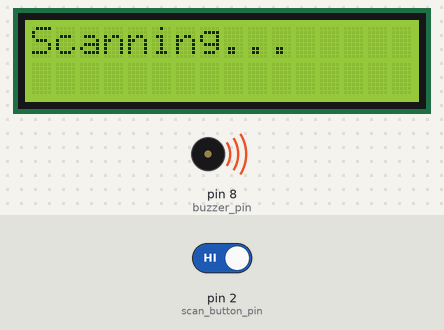
This sketch was run on a simulated Arduino Uno, built with avr-gcc and run on an emulated ATmega328P. On the bench: 16×2 character LCD, buzzer (waves = sounding). The test bench sets the inputs (shaded band); at power-on: pin 2 (scan_button_pin) HIGH.

Above: at 2.3 s.
2.4 s: pin 2 (scan_button_pin) driven LOW
At 3.0 s:
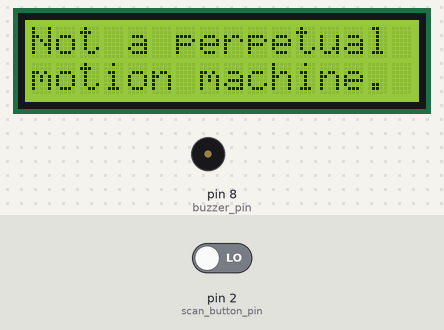
At 8.8 s:
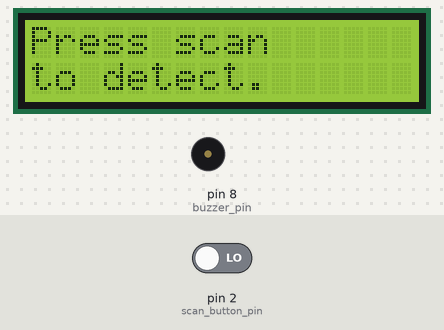
9.6 s: pin 2 (scan_button_pin) driven HIGH
At 10.1 s:
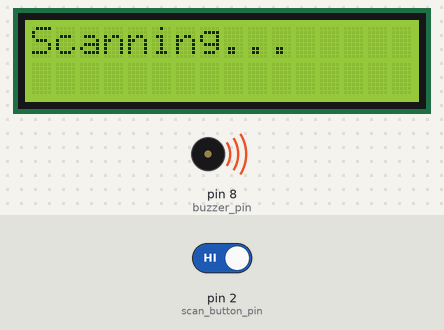
Timing chart, 0 to 25.0 s (numbered marks = the images above; inputs shaded):
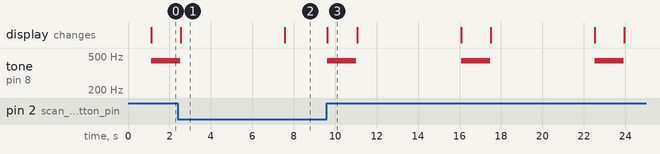

Measured:
- after the input at 2.4 s, tone on pin 8 (buzzer_pin): goes on until 2.5 s, then stays silent
- after the input at 9.6 s, tone on pin 8 (buzzer_pin): alternates 440 Hz for 1.4 s and silent for 5.0 s, starting at once; the display: changes at once (image 3)
- what the display in image 1 shows lasts 5.1 s, from 2.5 s to 7.6 s
- what the display in image 3 shows lasts 1.5 s, from 9.6 s to 11.1 s

The sketch:

perp_motion_mach_detector.ino
```cpp
// This program interacts with the perpetual motion machine detector to provide detection capabilities.
#include <Wire.h>
#include <LiquidCrystal_I2C.h>

LiquidCrystal_I2C lcd(0x20,16,2);

String init_message = "Initializing...";
String base_message_top = "Press scan";
String base_message_bottom = "to detect.";
String scan_message = "Scanning...";
String result_message_top = "Not a perpetual";
String result_message_bottom = "motion machine.";

// 0 for base, 1 for scanning, 2 for result
int stage;

const int scan_button_pin = 2;
int scan_button_state;
bool scan_ready;

// piezo buzzer
const int tone_freq = 440;
const int buzzer_pin = 8;

void setup() {
  // put your setup code here, to run once:
  lcd.init();

  lcd.backlight();
  lcd.print("Initializing...");

  stage = 0;

  // setup buzzer
  pinMode(buzzer_pin, OUTPUT);

  // setup scan button
  pinMode(scan_button_pin, INPUT);
  scan_button_state = 0;
  scan_ready = true;

  delay(1000);

  lcd.clear();
  lcd.print(base_message_top);
  lcd.setCursor(0,1);
  lcd.print(base_message_bottom);
}

void loop() {
  lcd.clear();

  while(digitalRead(scan_button_pin) != HIGH) {
    lcd.setCursor(0,0);
    lcd.print(base_message_top);
    lcd.setCursor(0,1);
    lcd.print(base_message_bottom);
  }

  lcd.clear();
  lcd.setCursor(0,0);
  lcd.print(scan_message);
  beep(tone_freq, 200);
  beep(tone_freq, 200);
  beep(tone_freq, 1000);
  stage = 2;

  lcd.setCursor(0,0);
  lcd.print(result_message_top);
  lcd.setCursor(0,1);
  lcd.print(result_message_bottom);

  delay(5000);
}

void beep(int note, int duration) {
  // play tone on buzzer_pin
  tone(buzzer_pin, 440, duration);
  delay(duration);
  noTone(buzzer_pin);
}
```
